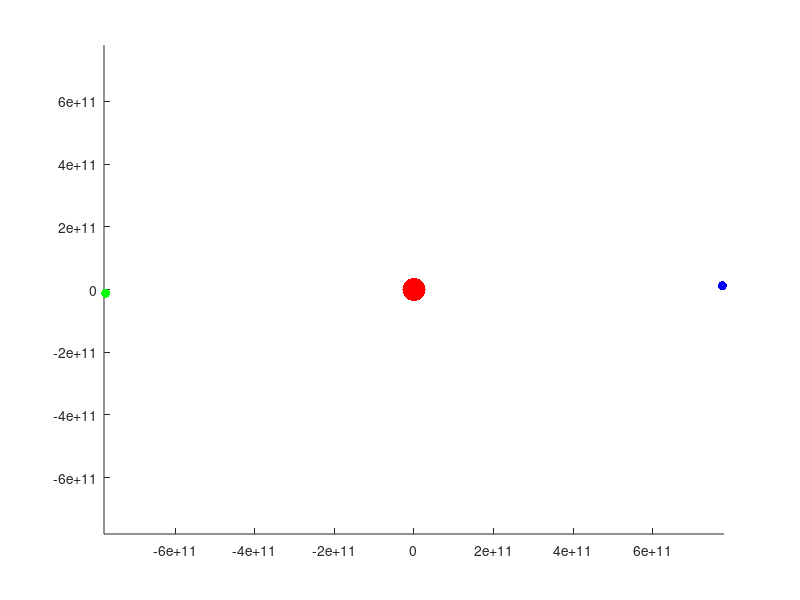

The MATLAB script that drew this image:
% Now with animation!
function res = celestial_mechanics_2 ()
%% initialize values 
% Star 1
m1  =  2e30                    ;%mass of Sun (kg)
P1i =  [0, 0]                  ;%star location vector
V1i =  [0, 0]                  ;%initial orbital velocity of star 2 (m/s)

% Body 2
m2  =  1.8986e27               ;%mass of body 2 (kg)
P2i =  [778500000000, 0]       ;%planet location vector
V2i =  [0, 13100]              ;%initial orbital velocity of star 2 (m/s)

% Body 3
m3  =  1.8986e27               ;%mass of body 3 (kg)
P3i =  [-778500000000, 0]       ;%planet location vector
V3i =  [0, -13100]              ;%initial orbital velocity of star 3 (m/s)

initial_values = [P1i, V1i, P2i, V2i, P3i, V3i];

%% universe variables
G = 6.67e-11 ; %Nm^2/kg^2
tdays = 4332;
tseconds = tdays * 24 *60 * 60;
step = tseconds/200;
time_span = (0 : step : tseconds);

%% ode 45
%options = odeset ('Events', @events);
[T, Output] = ode45 (@jupitergoesvroom, time_span, initial_values );

%% plot
hold on
%  plot (Output(:,1), Output(:,2), 'y', 'linewidth', 4)
%  plot (Output(:,5), Output(:,6), 'r', 'linewidth', 4)
%  plot (Output(:,9), Output(:,10), 'g', 'linewidth', 4)

 %res = Output
animate_func (T, Output)

%% functions
    function res = jupitergoesvroom (~, W)
        %unpack positions
        P1 = [W(1), W(2)];
        P2 = [W(5), W(6)];
        P3 = [W(9), W(10)];
        
        %unpack velocities
        V1x = W(3);
        V1y = W(4);
        
        V2x = W(7);
        V2y = W(8);
        
        V3x = W(11);
        V3y = W(12);
        
        %Pack Velocitties
        dP1dt = [V1x;
                V1y];
        
        dP2dt = [V2x;
                V2y];
        
        dP3dt = [V3x;
                V3y];
            
        %Pack Accelerations    
        dV = acceleration (P1, P2, P3);
        dV1dt = dV (1:2);
        dV2dt = dV (3:4);
        dV3dt = dV (5:6);
        
        res = [dP1dt;
            dV1dt;
            dP2dt;
            dV2dt;
            dP3dt;
            dV3dt];
    end
    function res = acceleration (P1, P2, P3)
        
        %gravitational_force = gravity_force_func (m1, P1, m2, P2);
        f1 =  GravForce(m1, P1, m2, P2) + GravForce(m1, P1, m3, P3);
        fx1 = f1 (1);
        fy1 = f1 (2);

        f2  = GravForce(m2, P2, m1, P1) + GravForce(m2, P2, m3, P3);
        fx2 = f2 (1);
        fy2 = f2 (2);

        f3  = GravForce(m3, P3, m1, P1) + GravForce(m3, P3, m2, P2);
        fx3 = f3 (1);
        fy3 = f3 (2);
        
        xacceleration1 = fx1/m1;
        yacceleration1 = fy1/m1;
        
        xacceleration2 = fx2/m2;
        yacceleration2 = fy2/m2;
        
        xacceleration3 = fx3/m3;
        yacceleration3 = fy3/m3;
        
        res =   [xacceleration1;
            yacceleration1;
            xacceleration2;
            yacceleration2;
            xacceleration3;
            yacceleration3];
    end

    function res = GravForce(m1, P1, m2, P2)
        % Rinding unit vector from P1 to P2
        R = P2 - P1;
        R_mag = norm(R);
        r_hat = R/R_mag;
        % Gravitational Force Equation in direction of r_hat
        F_grav = (G * (m1 * m2) / (R_mag^2)) * r_hat;
        res = F_grav;
    end
        
%% animation
    function animate_func(T,M)
        
        % animate the positions of the planets, assuming that the
        % columns of M are x1, y1, x2, y2.
        X1 = M(:,1);
        Y1 = M(:,2);
        X2 = M(:,5);
        Y2 = M(:,6);
        X3 = M(:,9);
        Y3 = M(:,10);
        
        minmax = [min([X1;X2;X3]), max([X1;X2;X3]), min([Y1;Y2;Y3]), max([Y1;Y2;Y3])];
        %minmax = [ -10e15, 10e15, -10e15, 10e15];
        for i=1:length(T)
            clf;
            axis(minmax);
            hold on;
            draw_func(X1(i), Y1(i), X2(i), Y2(i), X3(i), Y3(i));
            drawnow;
        end
        
        function draw_func(x1, y1, x2, y2, x3, y3)
            plot(x1, y1, 'r.', 'MarkerSize', 50);
            plot(x2, y2, 'b.', 'MarkerSize', 20);
            plot(x3, y3, 'g.', 'MarkerSize', 20);
        end
    end

end
